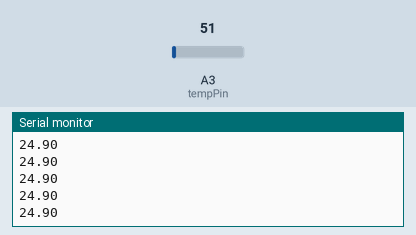
The sketch below on a simulated Arduino Uno, built with avr-gcc and run on an emulated ATmega328P. On the bench: the last lines printed to the serial monitor. Inputs (shaded band) come from the test bench; at power-on: A3 (tempPin) = 51.

Above: at 1.2 s.
1.3 s: A3 (tempPin) set to 61
At 2.3 s:
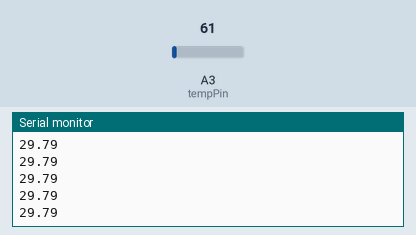
2.8 s: A3 (tempPin) set to 71
At 3.3 s:
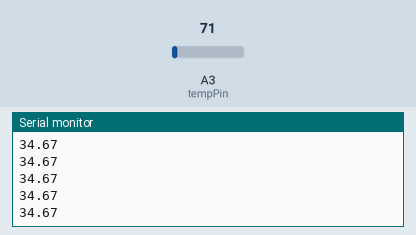
Timing chart, 0 to 5.8 s (numbered marks = the images above; inputs shaded):
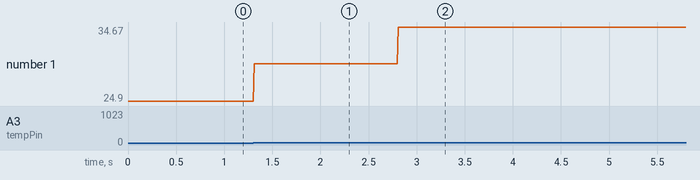

The sketch:

temperatureSensor.ino
```cpp
/* http://www.instructables.com/id/ARDUINO-TEMPERATURE-SENSOR-LM35/ */

int val;
int tempPin = 3;
char text[20];
void setup(){
 // analogReference(INTERNAL);
  Serial.begin(9600);
}

void loop(){
  val = analogRead(tempPin);  // read sensor's value
  float mv = ( val/1024.0)*5000;
  float cel = mv/10;    // final temp
  //float farh = (cel*9)/5 + 32;

  //Serial.print("TEMPRATURE = ");
  dtostrf(cel, 2, 2, text); //dtostrf(floatVar, minStringWidthIncDecimalPoint, numVarsAfterDecimal, charBuf)
  Serial.println(text);
  //Serial.println("*C");
  delay(10); // metrhsh ana 10 lepta

/* uncomment this to get temperature in farenhite
Serial.print("TEMPRATURE = ");
Serial.print(farh);
Serial.print("*F");
Serial.println();
*/
}
```

Measured:
- after the input at 1.3 s, the serial monitor: prints a new line at once (image 1)
- after the input at 2.8 s, the serial monitor: prints a new line at once (image 2)
- plotted number 1: 24.9 → 29.79 after the input at 1.3 s, 29.79 → 34.67 after the input at 2.8 s
